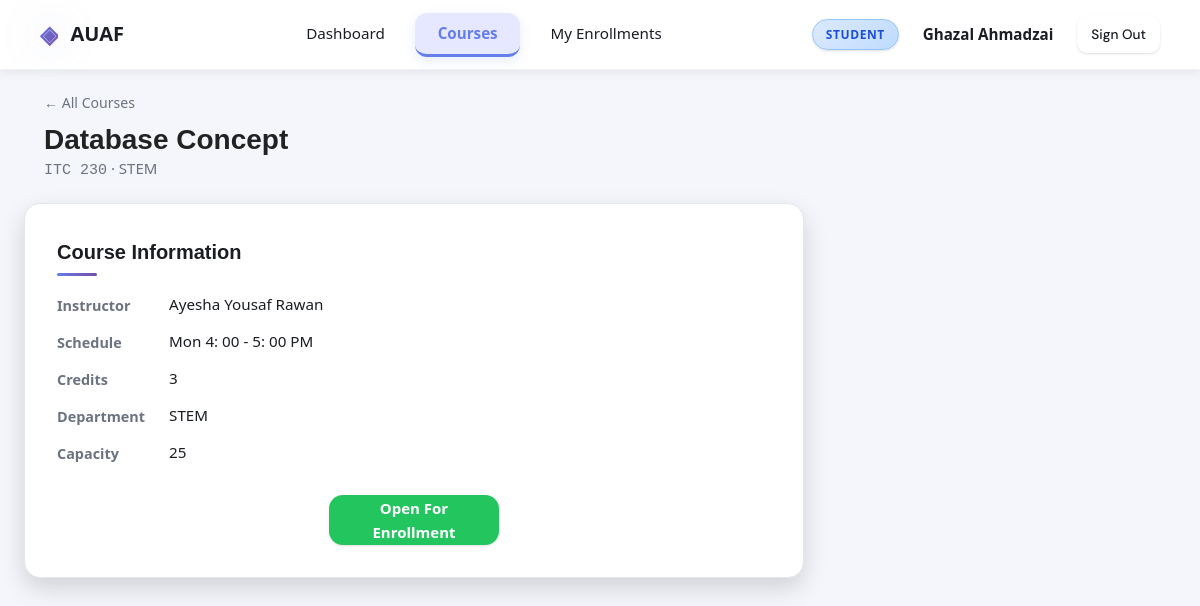
Page /courses/2 (signed in) on the committed database.
### tables this page shows
CREATE TABLE courses (
    id INTEGER PRIMARY KEY AUTOINCREMENT,
    course_name TEXT,
    instructor TEXT,
    credits INTEGER,
    schedule TEXT,
    department TEXT,
    capacity INTEGER
, course_code TEXT, description TEXT);

### routes/course_routes.py (the view)
@courses_bp.route("/<int:course_id>")
def view_course(course_id):
    if "username" not in session:
        return redirect(url_for("auth.login"))
    course = get_course_by_id(course_id)
    if not course:
        flash("Course not found.", "danger")
        return redirect(url_for("courses.list_courses"))
    return render_template("courses/detail.html", course=course)

### app.py (called while the page is built)
@app.context_processor
def inject_globals():
    return {"current_user": CurrentUser()}

    @property
    def is_authenticated(self):
        return "username" in session

    @property
    def is_admin(self):
        return session.get("role") == "admin"

    @property
    def full_name(self):
        return session.get("full_name") or session.get("username") or "User"

### helpers/db.py (called while the page is built)
def get_db_connection():
    import os
    db_path = os.path.join(os.path.dirname(os.path.dirname(__file__)), "database.db")
    conn = sqlite3.connect(db_path)
    conn.row_factory = sqlite3.Row
    return conn

def table_exists(table_name):
    conn = get_db_connection()
    row = conn.execute(
        "SELECT name FROM sqlite_master WHERE type='table' AND name=?",
        (table_name,),
    ).fetchone()
    conn.close()
    return row is not None

def get_columns(table_name):
    if not table_exists(table_name):
        return []
    conn = get_db_connection()
    rows = conn.execute(f"PRAGMA table_info({table_name})").fetchall()
    conn.close()
    return [row["name"] for row in rows]

def first_existing(row, names, default=None):
    if row is None:
        return default
    for name in names:
        if name in row.keys():
            return row[name]
    return default

def get_enrolled_count(course_id):
    if not table_exists("enrollments"):
        return 0
    conn = get_db_connection()
    enroll_cols = get_columns("enrollments")
    if "status" in enroll_cols:
        row = conn.execute(
            "SELECT COUNT(*) AS total FROM enrollments WHERE course_id = ? AND (status IS NULL OR status != 'dropped')",
            (course_id,),
        ).fetchone()
    else:
        row = conn.execute(
            "SELECT COUNT(*) AS total FROM enrollments WHERE course_id = ?",
            (course_id,),
        ).fetchone()
    conn.close()
    return row["total"] if row else 0

def get_course_by_id(course_id):
    conn = get_db_connection()
    row = conn.execute("SELECT * FROM courses WHERE id = ?", (course_id,)).fetchone()
    conn.close()
    if not row:
        return None
    return make_course_object(row)

### templates/courses/detail.html (shortened to what this page needs)
{% extends "base.html" %}
{% block content %}
<div class="page-header">
  <div>
    <a href="{{ url_for('courses.list_courses') }}" class="back-link">← All Courses</a>
    <h1 class="page-title">{{ course.course_name }}</h1>
    <p class="page-subtitle"><code>{{ course.course_code }}</code> · {{ course.department }}</p>
  </div>
</div>
<div class="detail-grid">
  <div class="detail-main">
    <div class="detail-card">
      <h2>Course Information</h2>
      <dl class="info-list">
        <dt>Instructor</dt><dd>{{ course.instructor }}</dd>
        <dt>Schedule</dt><dd>{{ course.schedule }}</dd>
        <dt>Credits</dt><dd>{{ course.credits }}</dd>
        <dt>Department</dt><dd>{{ course.department }}</dd>
        <dt>Capacity</dt><dd>{{ course.capacity }}</dd>
        </dl>
        <div class="course-status">
   <span class="badge">Open For Enrollment</span>
</div>
    </div>
  </div>
</div>
{% endblock %}

### static/css/main.css (style rules this page uses)
:root { --bg: linear-gradient(135deg, #f5f7fa 0%, #c3cfe2 100%); --bg-solid: #f8f9fb; --surface: #ffffff; --surface-2: #f8f9fa; --surface-3: #e9ecef; --border: #e2e6ed; --border-light: #f1f3f4; --text: #1a1d23; --text-muted: #6b7280; --text-light: #9ca3af; --primary: linear-gradient(135deg, #667eea 0%, #764ba2 100%); --primary-solid: #667eea; --primary-hover: #5a67d8; --primary-light: #e6e8ff; --secondary: #f8f9fa; --secondary-hover: #e9ecef; --danger: #dc2626; --danger-hover: #b91c1c; --danger-light: #fef2f2; --success: #10b981; --success-light: #d1fae5; --warning: #f59e0b; --warning-light: #fef3c7; --info: #3b82f6; --info-light: #dbeafe; --radius: 12px; --radius-lg: 16px; --radius-xl: 20px; --shadow: 0 1px 3px rgba(0,0,0,.08), 0 1px 2px rgba(0,0,0,.06); --shadow-md: 0 4px 16px rgba(0,0,0,.10); --shadow-lg: 0 10px 25px rgba(0,0,0,.15); --shadow-xl: 0 20px 40px rgba(0,0,0,.20); --nav-h: 70px; --font: 'DM Sans', system-ui, -apple-system, sans-serif; --mono: 'DM Mono', 'SF Mono', Monaco, monospace; --transition: all 0.3s cubic-bezier(0.4, 0, 0.2, 1); --glow: 0 0 20px rgba(102, 126, 234, 0.3); }
*, *::before, *::after { box-sizing: border-box; margin: 0; padding: 0; }
html { font-size: 16px; scroll-behavior: smooth; }
body { font-family: var(--font); background: linear-gradient(135deg, #f8fafc 0%, #e2e8f0 100%); background-attachment: fixed; color: var(--text); line-height: 1.6; -webkit-font-smoothing: antialiased; -moz-osx-font-smoothing: grayscale; }
a { color: var(--primary-solid); text-decoration: none; transition: var(--transition); }
.page-header { display: flex; justify-content: space-between; align-items: flex-start; margin-bottom: 1.75rem; }
.page-title { font-size: 1.75rem; font-weight: 700; line-height: 1.2; }
.page-subtitle { color: var(--text-muted); margin-top: .25rem; }
.back-link { font-size: .88rem; color: var(--text-muted); display: block; margin-bottom: .5rem; }
.badge { display: inline-block; padding: .4rem .8rem; border-radius: 20px; font-size: .8rem; font-weight: 600; text-transform: capitalize; box-shadow: var(--shadow); transition: var(--transition); }
.detail-grid { display: grid; grid-template-columns: 1fr 340px; gap: 2rem; }
.detail-card { background: var(--surface); border: 1px solid var(--border); border-radius: var(--radius-lg); padding: 2rem; box-shadow: var(--shadow-lg); transition: var(--transition); }
.detail-card h2 { font-size: 1.25rem; font-weight: 600; margin-bottom: 1.5rem; color: var(--text); position: relative; }
.detail-card h2::after { content: ''; position: absolute; bottom: -8px; left: 0; width: 40px; height: 3px; background: var(--primary); border-radius: 2px; }
.info-list { display: grid; grid-template-columns: auto 1fr; gap: .75rem 1.5rem; }
.info-list dt { font-size: .9rem; font-weight: 600; color: var(--text-muted); padding-top: 2px; }
.info-list dd { font-size: .95rem; color: var(--text); }
body { font-family: "Segoe UI", Arial, sans-serif; background: #f4f6fb; color: #333; }
.page-header { background: white; padding: 20px; border-radius: 12px; margin: 20px; box-shadow: 0 4px 12px rgba(0,0,0,0.05); }
h1, h2, h3 { font-family: "Segoe UI Semibold", sans-serif; color: #222; }
p { color: #555; font-size: 14px; }
.page-header { display:block; background:none; box-shadow:none; border:none; padding:0; margin-top: -10px; }
.page-header p { margin-top:0px; padding:0; background:none; border:none; box-shadow:none; font-size:15px; color:#6b7280; }
.course-status { display:flex ; justify-content:center; margin-top:30px ; }
.course-status .badge { background:#22c55e ; color:white ; width:170px ; height:50px ; display:flex ; align-items:center ; justify-content:center ; font-size:15px ; font-weight:700 ; border-radius:14px ; }
.page-header { display:flex; justify-content:space-between; align-items:center; }
.page-header .page-title { margin:0; }
.badge { display:inline-block; min-width:110px; text-align:center; }
.badge { display: inline-flex; align-items: center; justify-content: center; padding: 12px 14px; text-align: center; }

### rows in the picture
courses: course_name "Database Concept", course_code "ITC 230", department "STEM", instructor "Ayesha Yousaf Rawan", schedule "Mon 4: 00 - 5: 00 PM"

### other values in the picture
{{ 'Admin' if current_user.is_admin else 'Student' }} "STUDENT"
{{ course.credits }} "3"
{{ course.capacity }} "25"
